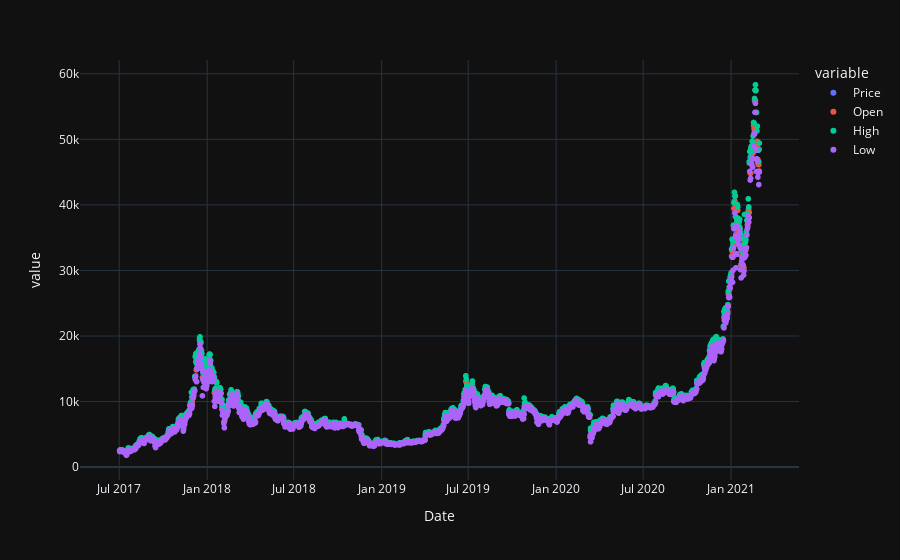

Notebook cell for this chart:
### Code cell
features = 'Price'
label = 'Price'
scaler = MinMaxScaler()
# Slice useful data
ddf = df['2-Jul-17':]
# Plot data
fig1 = px.scatter(ddf,template = 'plotly_dark')
fig1.show()

### Figure 1 — Plotly figure (JSON) as saved in the notebook; plotly's stock layout.template omitted (floating-point values rounded to 4 significant figures; data arrays with more than 128 entries replaced by an {"elided": "..."} marker saying what was removed)
{"data": [{"hovertemplate": "variable=Price<br>Date=%{x}<br>value=%{y}<extra></extra>", "legendgroup": "Price", "marker": {"color": "#636efa", "symbol": "circle"}, "mode": "markers", "name": "Price", "showlegend": true, "x": {"elided": "1339 str values"}, "xaxis": "x", "y": {"elided": "1339 float values"}, "yaxis": "y", "type": "scattergl"}, {"hovertemplate": "variable=Open<br>Date=%{x}<br>value=%{y}<extra></extra>", "legendgroup": "Open", "marker": {"color": "#EF553B", "symbol": "circle"}, "mode": "markers", "name": "Open", "showlegend": true, "x": {"elided": "1339 str values"}, "xaxis": "x", "y": {"elided": "1339 float values"}, "yaxis": "y", "type": "scattergl"}, {"hovertemplate": "variable=High<br>Date=%{x}<br>value=%{y}<extra></extra>", "legendgroup": "High", "marker": {"color": "#00cc96", "symbol": "circle"}, "mode": "markers", "name": "High", "showlegend": true, "x": {"elided": "1339 str values"}, "xaxis": "x", "y": {"elided": "1339 float values"}, "yaxis": "y", "type": "scattergl"}, {"hovertemplate": "variable=Low<br>Date=%{x}<br>value=%{y}<extra></extra>", "legendgroup": "Low", "marker": {"color": "#ab63fa", "symbol": "circle"}, "mode": "markers", "name": "Low", "showlegend": true, "x": {"elided": "1339 str values"}, "xaxis": "x", "y": {"elided": "1339 float values"}, "yaxis": "y", "type": "scattergl"}], "layout": {"xaxis": {"anchor": "y", "domain": [0.0, 1.0], "title": {"text": "Date"}}, "yaxis": {"anchor": "x", "domain": [0.0, 1.0], "title": {"text": "value"}}, "legend": {"title": {"text": "variable"}, "tracegroupgap": 0}, "margin": {"t": 60}}}
